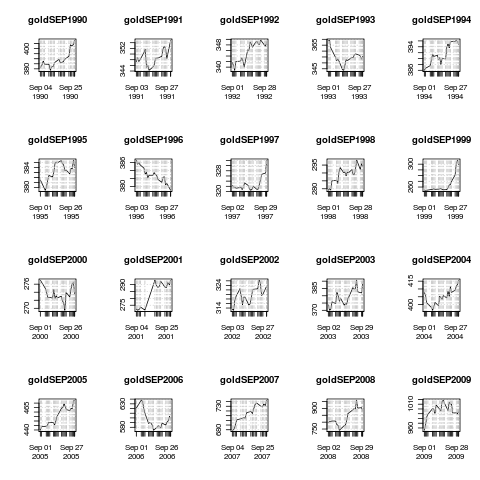

This figure's R source:
## getXts:getSection:getManyplots

require(quantmod)

gold <- as.xts(read.zoo("~/Dropbox/DATA/IDXDATA/$GOLD.CSV", sep=",", format ="%m/%d/%Y", header=TRUE))


## segment a series of months

goldSEP1990 <- gold ["199009"]
goldSEP1991 <- gold ["199109"]
goldSEP1992 <- gold ["199209"]
goldSEP1993 <- gold ["199309"]
goldSEP1994 <- gold ["199409"]
goldSEP1995 <- gold ["199509"]
goldSEP1996 <- gold ["199609"]
goldSEP1997 <- gold ["199709"]
goldSEP1998 <- gold ["199809"]
goldSEP1999 <- gold ["199909"]
goldSEP2000 <- gold ["200009"]
goldSEP2001 <- gold ["200109"]
goldSEP2002 <- gold ["200209"]
goldSEP2003 <- gold ["200309"]
goldSEP2004 <- gold ["200409"]
goldSEP2005 <- gold ["200509"]
goldSEP2006 <- gold ["200609"]
goldSEP2007 <- gold ["200709"]
goldSEP2008 <- gold ["200809"]
goldSEP2009 <- gold ["200909"]
goldSEP2010 <- gold ["201009"]


## turn on png output device

png("sepGold.png")

## create multipane plot

par(mfrow=c(4,5))

plot (goldSEP1990)
plot (goldSEP1991)
plot (goldSEP1992)
plot (goldSEP1993)
plot (goldSEP1994)
plot (goldSEP1995)
plot (goldSEP1996)
plot (goldSEP1997)
plot (goldSEP1998)
plot (goldSEP1999)
plot (goldSEP2000)
plot (goldSEP2001)
plot (goldSEP2002)
plot (goldSEP2003)
plot (goldSEP2004)
plot (goldSEP2005)
plot (goldSEP2006)
plot (goldSEP2007)
plot (goldSEP2008)
plot (goldSEP2009)
                 

